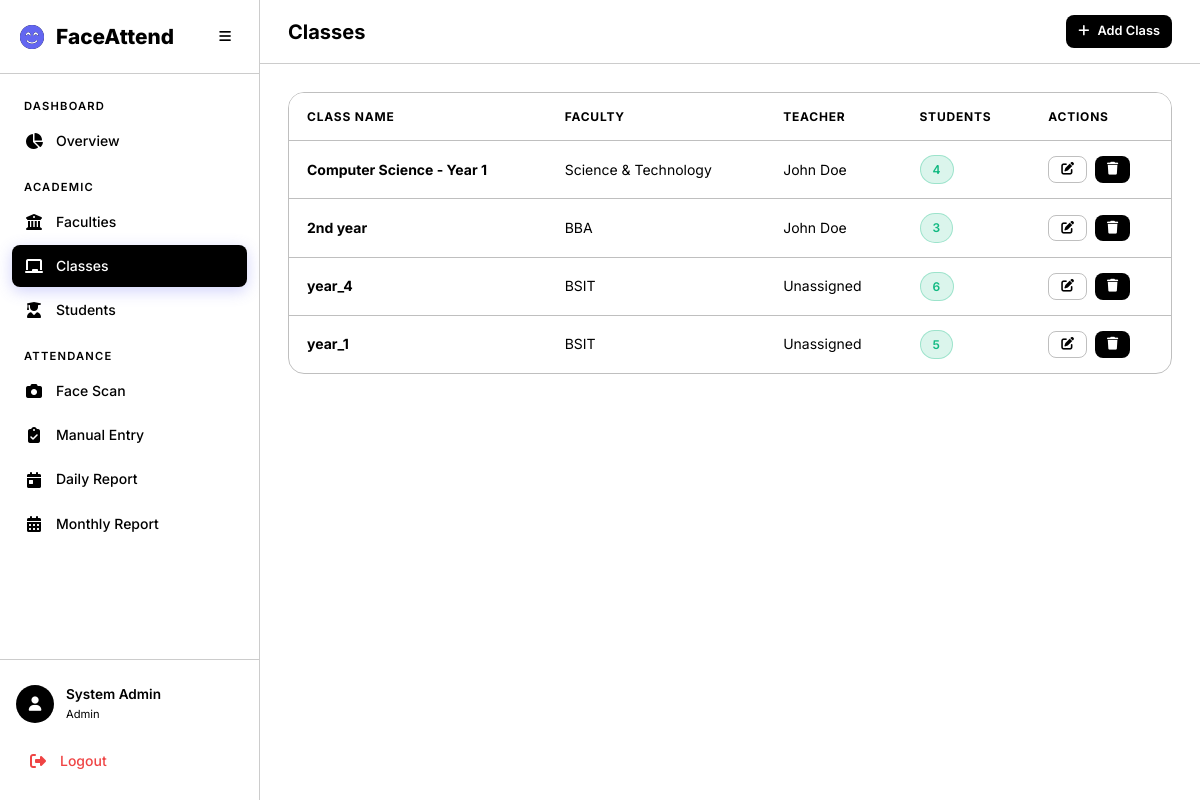
The page /academics/classes/ on the database its author committed.
### accounts/models.py (models this page shows, shortened)
class User(AbstractUser):
    class Role(models.TextChoices):
        ADMIN = 'admin', 'Admin'
        TEACHER = 'teacher', 'Teacher'
        STUDENT = 'student', 'Student'
    role = models.CharField(
        max_length=10,
        choices=Role.choices,
        default=Role.STUDENT,
    )
    phone = models.CharField(max_length=20, blank=True)
    profile_image = models.ImageField(upload_to='profiles/', blank=True, null=True)

### academics/models.py (models this page shows, shortened)
class AcademicClass(models.Model):
    name = models.CharField(max_length=200)
    faculty = models.ForeignKey(Faculty, on_delete=models.CASCADE, related_name='classes')
    teacher = models.ForeignKey(
        settings.AUTH_USER_MODEL,
        on_delete=models.SET_NULL,
        null=True, blank=True,
        related_name='assigned_classes',
        limit_choices_to={'role': 'teacher'},
    )
    created_at = models.DateTimeField(auto_now_add=True)
    updated_at = models.DateTimeField(auto_now=True)
    class Meta:
        verbose_name_plural = 'Classes'
        ordering = ['faculty__name', 'name']
        unique_together = ['name', 'faculty']

class Faculty(models.Model):
    name = models.CharField(max_length=200, unique=True)
    description = models.TextField(blank=True)
    created_at = models.DateTimeField(auto_now_add=True)
    updated_at = models.DateTimeField(auto_now=True)
    class Meta:
        verbose_name_plural = 'Faculties'
        ordering = ['name']

### academics/views.py (the view)
# urls.py: path('classes/', views.class_list, name='class_list'),
@login_required
@admin_required
def class_list(request):
    classes = AcademicClass.objects.select_related('faculty', 'teacher').annotate(
        student_count=Count('students')
    )
    return render(request, 'academics/class_list.html', {'classes': classes})

### templates/academics/class_list.html (shortened to what this page needs)
{% extends 'base.html' %}
{% block page_title %}Classes{% endblock %}
{% block top_actions %}
<a href="{% url 'academics:class_create' %}" class="btn btn-primary btn-sm">
    <i class="fas fa-plus"></i> Add Class
</a>
{% endblock %}
{% block content %}
<div class="table-container animate-fade-in">
    <table class="data-table" id="classTable">
        <thead>
            <tr>
                <th>Class Name</th>
                <th>Faculty</th>
                <th>Teacher</th>
                <th>Students</th>
                <th>Actions</th>
            </tr>
        </thead>
        <tbody>
            {% for c in classes %}
            <tr>
                <td><strong>{{ c.name }}</strong></td>
                <td>{{ c.faculty.name }}</td>
                <td>{{ c.teacher.get_full_name|default:"Unassigned" }}</td>
                <td><span class="badge badge-present">{{ c.student_count }}</span></td>
                <td>
                    <div class="d-flex gap-1">
                        <a href="{% url 'academics:class_edit' c.pk %}" class="btn btn-sm btn-outline"><i
                                class="fas fa-edit"></i></a>
                        <a href="{% url 'academics:class_delete' c.pk %}" class="btn btn-sm btn-danger"><i
                                class="fas fa-trash"></i></a>
                    </div>
                </td>
            </tr>
            {% empty %}
            <tr>
                <td colspan="5" class="text-center text-muted">No classes created yet.</td>
            </tr>
            {% endfor %}
        </tbody>
    </table>
</div>
{% endblock %}

### templates/base.html (shortened to what this page needs)
<!DOCTYPE html>
<html lang="en" data-theme="dark">
<head>
    <link rel="stylesheet" href="https://cdnjs.cloudflare.com/ajax/libs/font-awesome/6.5.1/css/all.min.css">
    {% load static %}
    <link rel="stylesheet" href="{% static 'css/style.css' %}">
</head>
<body>
    {% if user.is_authenticated %}
    <div class="app-layout">
        <aside class="sidebar" id="sidebar">
            <div class="sidebar-header">
                <div class="logo">
                    <i class="fas fa-face-smile-beam"></i>
                    <span>FaceAttend</span>
                </div>
                <button class="sidebar-toggle" id="sidebarToggle">
                    <i class="fas fa-bars"></i>
                </button>
            </div>
            <nav class="sidebar-nav">
                {% if user.role == 'admin' %}
                <div class="nav-section">
                    <span class="nav-section-title">Dashboard</span>
                    <a href="{% url 'academics:admin_dashboard' %}" class="nav-link {% if request.resolver_match.url_name == 'admin_dashboard' %}active{% endif %}">
                        <i class="fas fa-chart-pie"></i><span>Overview</span>
                    </a>
                </div>
                <div class="nav-section">
                    <span class="nav-section-title">Academic</span>
                    <a href="{% url 'academics:faculty_list' %}" class="nav-link {% if 'faculty' in request.resolver_match.url_name %}active{% endif %}">
                        <i class="fas fa-building-columns"></i><span>Faculties</span>
                    </a>
                    <a href="{% url 'academics:class_list' %}" class="nav-link {% if 'class' in request.resolver_match.url_name %}active{% endif %}">
                        <i class="fas fa-chalkboard"></i><span>Classes</span>
                    </a>
                    <a href="{% url 'academics:student_list' %}" class="nav-link {% if 'student' in request.resolver_match.url_name %}active{% endif %}">
                        <i class="fas fa-user-graduate"></i><span>Students</span>
                    </a>
                </div>
                <div class="nav-section">
                    <span class="nav-section-title">Attendance</span>
                    <a href="{% url 'attendance:camera' %}" class="nav-link {% if request.resolver_match.url_name == 'camera' %}active{% endif %}">
                        <i class="fas fa-camera"></i><span>Face Scan</span>
                    </a>
                    <a href="{% url 'attendance:manual' %}" class="nav-link {% if request.resolver_match.url_name == 'manual' %}active{% endif %}">
                        <i class="fas fa-clipboard-check"></i><span>Manual Entry</span>
                    </a>
                    <a href="{% url 'attendance:daily_report' %}" class="nav-link {% if request.resolver_match.url_name == 'daily_report' %}active{% endif %}">
                        <i class="fas fa-calendar-day"></i><span>Daily Report</span>
                    </a>
                    <a href="{% url 'attendance:monthly_report' %}" class="nav-link {% if request.resolver_match.url_name == 'monthly_report' %}active{% endif %}">
                        <i class="fas fa-calendar-alt"></i><span>Monthly Report</span>
                    </a>
                </div>
                {% endif %}
            </nav>
            <div class="sidebar-footer">
                <div class="user-card">
                    <div class="user-avatar">
                        <i class="fas fa-user"></i>
                    </div>
                    <div class="user-info">
                        <span class="user-name">{{ user.get_full_name|default:user.username }}</span>
                        <span class="user-role">{{ user.get_role_display }}</span>
                    </div>
                </div>
                <a href="{% url 'accounts:logout' %}" class="nav-link logout-link">
                    <i class="fas fa-sign-out-alt"></i><span>Logout</span>
                </a>
            </div>
        </aside>
        <main class="main-content">
            <header class="top-bar">
                <h1 class="page-title">{% block page_title %}Dashboard{% endblock %}</h1>
                <div class="top-bar-actions">
                    {% block top_actions %}{% endblock %}
                </div>
            </header>
            <div class="content-area">
                {% block content %}{% endblock %}
            </div>
        </main>
    </div>
    {% else %}
    <div class="auth-layout">
        {% block auth_content %}{% endblock %}
    </div>
    {% endif %}
</body>
</html>

### rows shown on the page
User: get_full_name "System Admin", role "Admin"
AcademicClass: name "Computer Science - Year 1", faculty.name "Science & Technology", teacher.get_full_name "John Doe", student_count "4"
AcademicClass: name "2nd year", faculty.name "BBA", teacher.get_full_name "John Doe", student_count "3"
AcademicClass: name "year_4", faculty.name "BSIT", teacher.get_full_name "Unassigned", student_count "6"
AcademicClass: name "year_1", faculty.name "BSIT", teacher.get_full_name "Unassigned", student_count "5"
